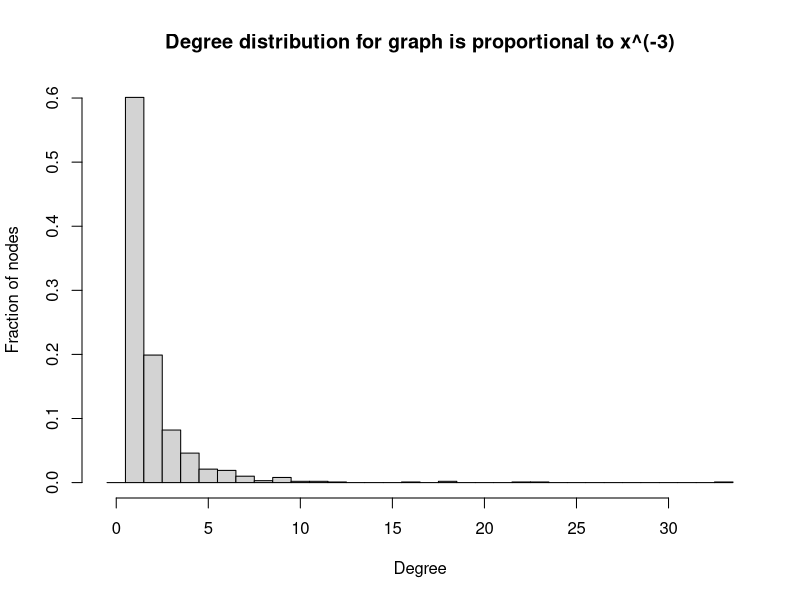
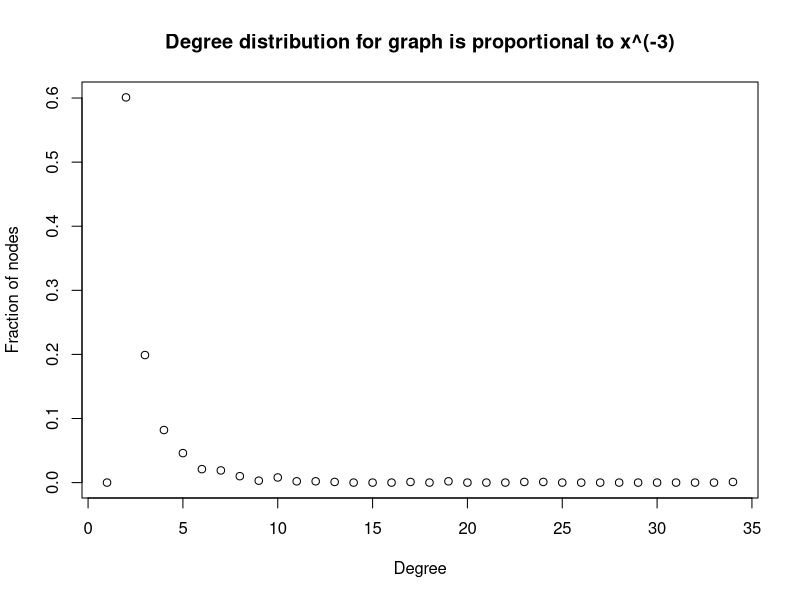

R code for these plots, in order:
# EE232E Homework 1 Problem 2 a
# Name: Weikun Han, Duzhi Chen
# Date: 4/14/2017
# Reference:
#  - https://google.github.io/styleguide/Rguide.xml#indentation

library(igraph)

# Initial veriables
node <- 1000

# Create the undirected random network,
# whose degree distribution is proportional to x^(-3)
graph <- barabasi.game(node, directed = FALSE)

# Use degree fucntion to find a numeric vector of the same length as argument v
degree <- degree(graph)

# Plot information
h <- hist(degree,
          breaks = seq(-0.5, by = 1 , length.out = max(degree) + 2),
          freq = FALSE,
          main = "Degree distribution for graph is proportional to x^(-3)",
          ylab = "Fraction of nodes",
          xlab = "Degree")
plot(degree.distribution(graph),
     main = "Degree distribution for graph is proportional to x^(-3)",
     ylab = "Fraction of nodes",
     xlab = "Degree")

# Check the determeter for the undirected random network
diameter <- diameter(graph, directed = FALSE, unconnected = FALSE, weights = NULL)
path <- get.diameter(graph, directed = FALSE, unconnected = FALSE, weights = NULL)

# Print information
cat("-------------------------Processing Finshed 1----------------------------------\n",
    "Graph have the diameters: ", diameter, "\n",
    "And a path with this diameter is: ", path, "\n",
    "-------------------------------------------------------------------------------\n")
